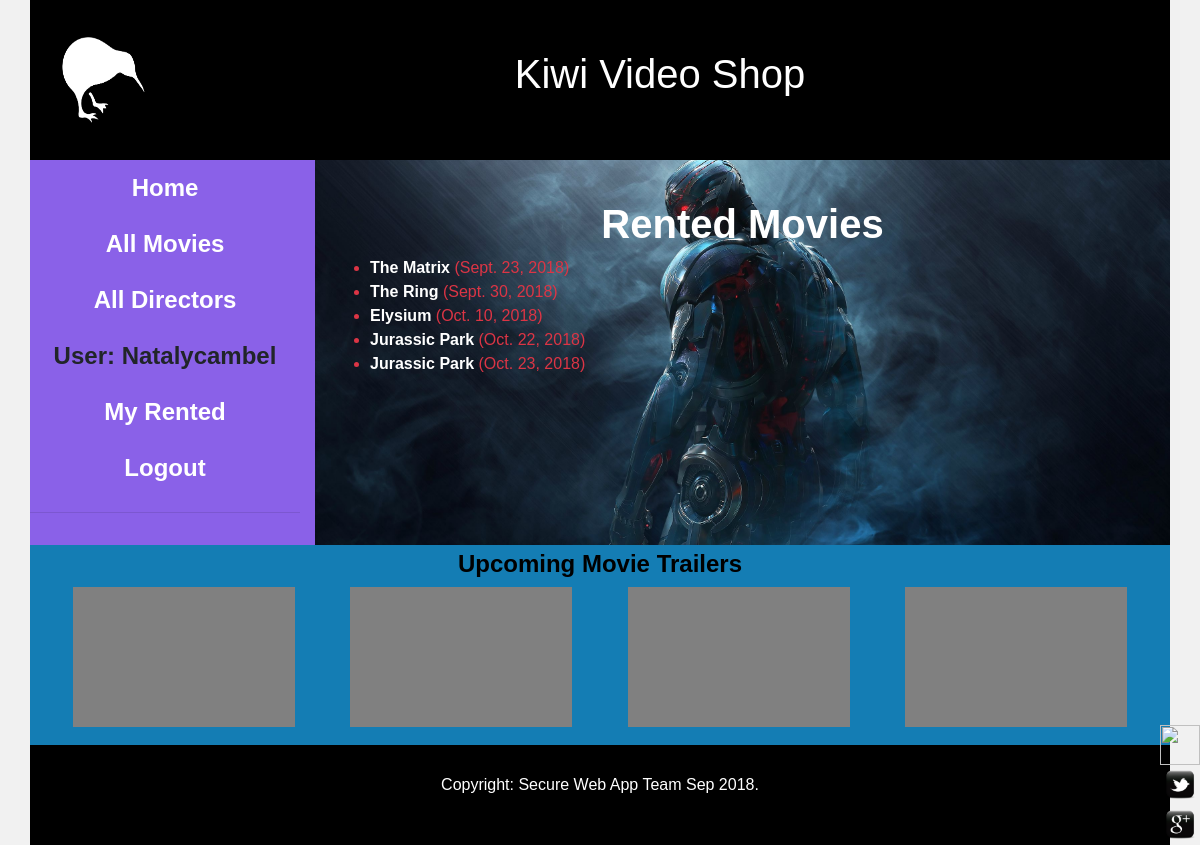
The app's page /MovieManager/mymovies/ (signed in) with its own data.
### MovieManager/models.py (models this page shows, shortened)
class MovieInstance(models.Model):
    id = models.UUIDField(primary_key=True, default=uuid.uuid4, help_text='Unique ID for this particular movie across whole shop.')
    movie = models.ForeignKey('Movie', on_delete=models.SET_NULL, null=True)
    imprint = models.CharField(max_length=200)
    due_back = models.DateField(null=True, blank=True)
    renter = models.ForeignKey(User, on_delete=models.SET_NULL, null=True, blank=True)
    LOAN_STATUS = (
        ('m', 'Maintenance'),
        ('o', 'On loan'),
        ('a', 'Available'),
        ('r', 'Reserved'),
    )
    status = models.CharField(
        max_length=1,
        choices=LOAN_STATUS,
        blank=True,
        default='m',
        help_text='Movie availability',
    )
    class Meta:
        ordering = ['due_back']
        permissions = (("can_mark_returned", "Set Movie As Returned"),)
    @property
    def is_overdue(self):
        if self.due_back and date.today() > self.due_back:
            return True
            return False

class Movie(models.Model):
    title = models.CharField(max_length=200)
    director = models.ForeignKey('Director', on_delete=models.SET_NULL, null=True)
    summary = models.TextField(max_length=1000, help_text='Enter a brief description of the movie.')
    genre = models.ManyToManyField('Genre', help_text='Select a genre for this movie.')
    year = models.CharField(max_length=4)
    def display_genre(self):
        """Create a string for the Genre. This is required to display genre in Admin."""
        return ', '.join(genre.name for genre in self.genre.all()[:3])
    display_genre.short_description = 'Genre'

### MovieManager/views.py (the view)
# urls.py: path('mymovies/', views.RentedMoviesByUserListView.as_view(), name='my-rented'),
class RentedMoviesByUserListView(LoginRequiredMixin,generic.ListView):
    model = MovieInstance
    template_name ='MovieManager/movieinstance_list_rented_user.html'
    paginate_by = 10
    def get_queryset(self):
        return MovieInstance.objects.filter(renter=self.request.user).filter(status__exact='o').order_by('due_back')

### MovieManager/templates/MovieManager/movieinstance_list_rented_user.html
{% extends "base_generic.html" %}
{% block content %}
    <h1>Rented Movies</h1>
    {% if movieinstance_list %}
    <ul>
      {% for movieinst in movieinstance_list %}
      <li class="{% if movieinst.is_overdue %}text-danger{% endif %}">
        <a href="{% url 'movie-detail' movieinst.movie.pk %}">{{movieinst.movie.title}}</a> ({{ movieinst.due_back }})
      </li>
      {% endfor %}
    </ul>
    {% else %}
      <p>There are no movies rented.</p>
    {% endif %}
{% endblock %}

### MovieManager/templates/base_generic.html (shortened to what this page needs)
<!DOCTYPE html>
<html lang="en">
<head>
  <link rel="stylesheet" href="https://stackpath.bootstrapcdn.com/bootstrap/4.1.3/css/bootstrap.min.css">
  {% load static %}
  <link rel="stylesheet" href="{% static 'MovieManager/styles.css' %}">
</head>
<body>
  <header>
    <a href="{% url 'index' %}"><img class="logo"src="{% static 'MovieManager/logo.png' %}"></a>
    <h1 class="site_name">Kiwi Video Shop</h1>
  </header>
  <div class="row content_and_nav_block">
    <div class="col-sm-3 nav">
      {% block sidebar %}
        <ul class="sidebar-nav">
          <li><a href="{% url 'index' %}">Home</a></li>
          <li><a href="{% url 'movies' %}">All Movies</a></li>
          <li><a href="{% url 'directors' %}">All Directors</a></li>
         {% if user.is_authenticated %}
           <li>User: {{ user.get_username }}</li>
           <li><a href="{% url 'my-rented' %}">My Rented</a></li>
           <li><a href="{% url 'logout'%}?next={{request.path}}">Logout</a></li>
           <hr>
         {% else %}
           <li><a href="{% url 'login'%}?next={{request.path}}">Login</a></li>
         {% endif %}
        </ul>
      {% endblock %}
    </div>
    <div class="col-sm-9 content">
      {% block content %}
      {% endblock %}
    </div>
    <div class="col-sm-12 tra-gallery clearfix">
      <h4>Upcoming Movie Trailers</h4>
      <div class="tra"><iframe width="560" height="315" src="https://www.youtube.com/embed/ZmqJJqFX_CU" frameborder="0" allow="autoplay; encrypted-media" allowfullscreen></iframe></div>
      <div class="tra"><iframe width="560" height="315" src="https://www.youtube.com/embed/_JOubl2ffes" frameborder="0" allow="autoplay; encrypted-media" allowfullscreen></iframe></div>
      <div class="tra"><iframe width="560" height="315" src="https://www.youtube.com/embed/Rc3e0m6SpXo" frameborder="0" allow="autoplay; encrypted-media" allowfullscreen></iframe></div>
      <div class="tra"><iframe width="560" height="315" src="https://www.youtube.com/embed/AKs7vYl_bAE" frameborder="0" allow="autoplay; encrypted-media" allowfullscreen></iframe></div>
    </div>
  </div>
  <footer>
    <p id="copyright">
      Copyright: Secure Web App Team Sep 2018.
    <p>
    <ul>
      <li><a href="https://www.facebook.com/" target="_blank"><img src="{% static 'MovieManager/facebook.png' %}"></a></li>
      <li><a href="https://twitter.com/" target="_blank"><img src="{% static 'MovieManager/twitter.png' %}"></a></li>
      <li><a href="https://plus.google.com/collections/featured" target="_blank"><img src="{% static 'MovieManager/google+.png' %}"></a></li>
    </ul>
  </footer>
</body>
</html>

### MovieManager/static/MovieManager/styles.css (style rules this page uses)
*, *:before, *:after { -moz-box-sizing: border-box; -webkit-box-sizing: border-box; box-sizing: border-box; }
body { font-family: 'Arimo', sans-serif; height: 100%; width: 100%; margin: 0; padding: 0; background: #F1F1F1; }
h2, h1, h4, p { text-align: center; color: black; }
h4 { margin-top: 5px; font-weight: bold; }
header { width: 95%; height: auto; margin: 0px 2.5%; background-color: black; overflow: hidden; }
.logo { max-width: 120px; height: 120px; margin: 20px auto; padding-left: 20px; text-align: center; display: block; }
.site_name { color: white; margin: 50px auto; }
.content_and_nav_block { width: 95%; margin: 0px 2.5%; }
.nav { background-color: #8A61E8; }
.nav ul { padding-left: 0px; width: 100%; list-style: none; text-align: center; }
.nav ul li { font-weight: 700; font-size: 1.5em; padding: 10px 20px; list-style: none; }
.nav ul li a { text-decoration: none; }
.nav ul li a:link { color: white; }
.content { background-image: url("background.jpg"); background-repeat: no-repeat; background-position: center; background-size: cover; padding-top: 40px; }
.content h1, .content h2, .content h3, .content h4, .content p, .content ul li { color: white; }
.content h1 { font-weight: bold; }
.content ul li a { color: white; font-weight: bold; }
.tra-gallery { background-color: #147DB4; height: 200px; }
.pics, .tra { background-color: gray; height: 140px; width: 20%; margin: 0 2.5%; float: left; }
.tra iframe { height: 140px; width: 100%; }
.clearfix:after { content: ""; display: table; clear: both; }
footer { background-color: black; height: 100px; width: 95%; margin: 0px 2.5%; }
footer p { color: white; padding-top: 30px; line-height: 1.2; }
footer ul { position: fixed; z-index: 700; bottom: 0px; right: 0px; margin: 0px; }
footer ul li { padding: 0px; list-style: none; }
footer ul li a img { height: 40px; width: 40px; margin: 0px; }
@media (min-width: 1025px) { .logo { float: left; text-align: left; width: 25%; margin: 20px 0px; } }
@media (min-width: 1025px) { .nav, .content { min-height: 350px; } }

### records on screen
MovieInstance: movie "The Matrix", due_back "Sept. 23, 2018"
MovieInstance: movie "The Ring", due_back "Sept. 30, 2018"
MovieInstance: movie "Elysium", due_back "Oct. 10, 2018"
MovieInstance: movie "Jurassic Park", due_back "Oct. 22, 2018"
MovieInstance: movie "Jurassic Park", due_back "Oct. 23, 2018"

### other values on screen
{{ user.get_username }} "Natalycambel"
